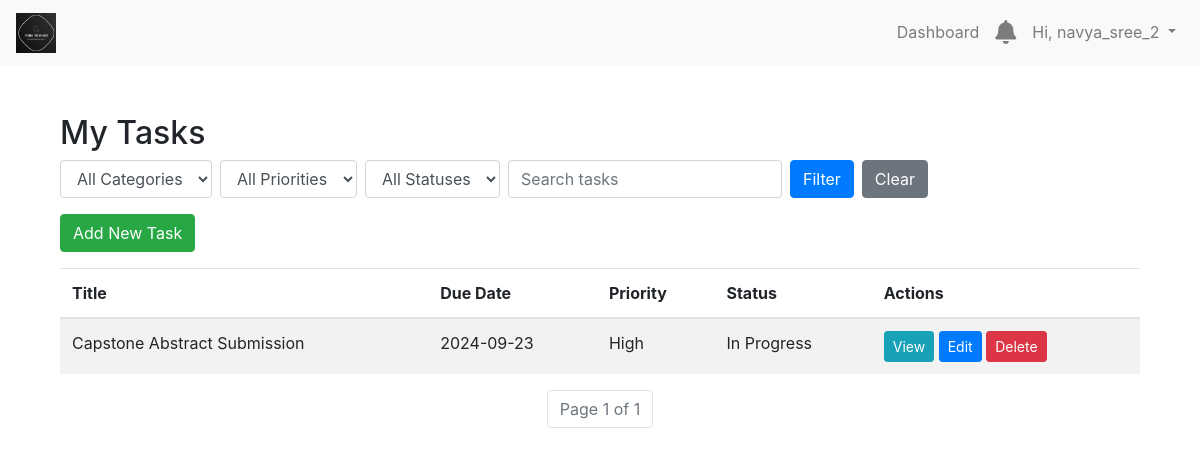
The page /tasks/ (signed in) on the database as committed earlier.
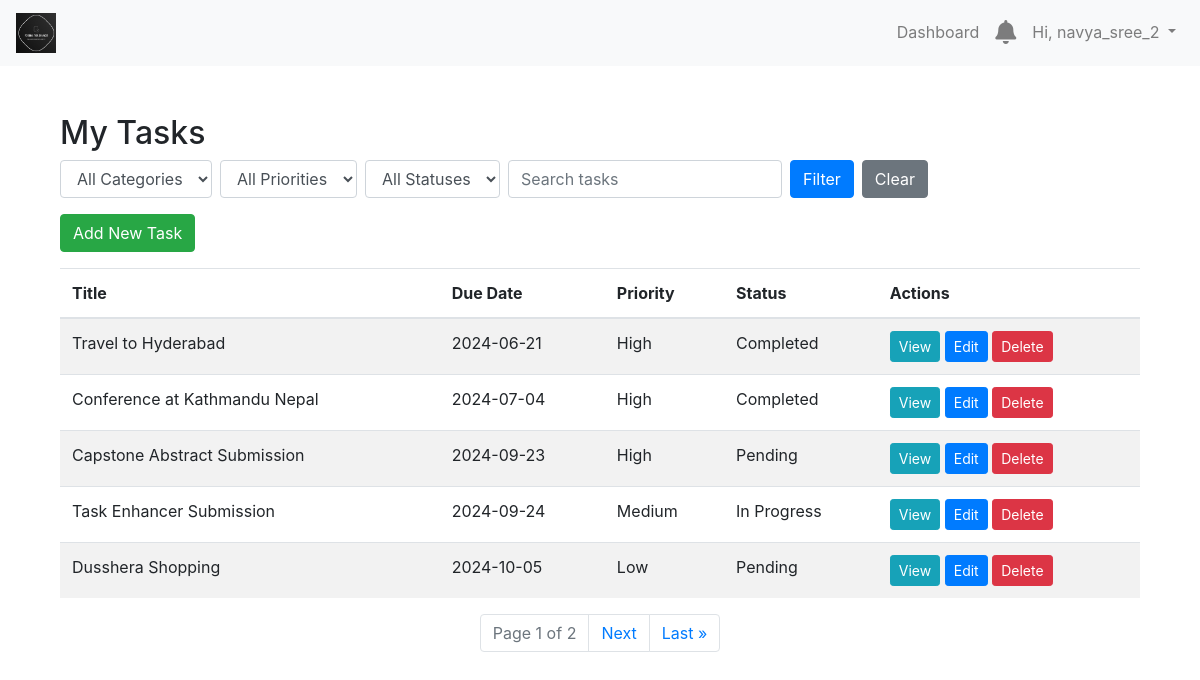
The same page on the database as committed later.
### tasks/models.py (models this page shows, shortened)
class Task(models.Model):
    PRIORITY_CHOICES = [
        ('L', 'Low'),
        ('M', 'Medium'),
        ('H', 'High'),
    ]
    STATUS_CHOICES = [
        ('P', 'Pending'),
        ('IP', 'In Progress'),
        ('C', 'Completed'),
    ]
    user = models.ForeignKey(User, on_delete=models.CASCADE)
    title = models.CharField(max_length=200)
    description = models.TextField(blank=True)
    due_date = models.DateField(null=True, blank=True)
    priority = models.CharField(max_length=1, choices=PRIORITY_CHOICES, default='M')
    status = models.CharField(max_length=2, choices=STATUS_CHOICES, default='P')
    category = models.ForeignKey(Category, null=True, on_delete=models.SET_NULL)
    created_at = models.DateTimeField(auto_now_add=True)
    is_completed = models.BooleanField(default=False)

### tasks/views.py (the view)
# urls.py: path('tasks/', views.task_list, name='task_list'),
@login_required
def task_list(request):
    category_id = request.GET.get('category', None)
    priority = request.GET.get('priority', None)
    status = request.GET.get('status', None)
    tasks = Task.objects.filter(user=request.user).order_by('due_date')
    if category_id:
        tasks = tasks.filter(category_id=category_id)
    if priority:
        tasks = tasks.filter(priority=priority)
    if status:
        tasks = tasks.filter(status=status)
    paginator = Paginator(tasks, 5)
    page = request.GET.get('page', 1)
    try:
        tasks = paginator.page(page)
    except PageNotAnInteger:
        tasks = paginator.page(1)
    except EmptyPage:
        tasks = paginator.page(paginator.num_pages)
    categories = Category.objects.all()
    return render(request, 'tasks/task_list.html', {
        'tasks': tasks,
        'categories': categories,
    })

### tasks/templates/tasks/task_list.html (shortened to what this page needs)
{% extends 'base.html' %}
{% block content %}
<div class="container mt-5">
    <h2>My Tasks</h2>
    <form method="GET" class="form-inline mb-3">
        <select name="category" class="form-control mr-2">
            <option value="">All Categories</option>
        </select>
        <select name="priority" class="form-control mr-2">
            <option value="">All Priorities</option>
        </select>
        <select name="status" class="form-control mr-2">
            <option value="">All Statuses</option>
        </select>
        <input type="text" name="q" class="form-control mr-2" placeholder="Search tasks" value="{{ search_query|default:'' }}">
        <button type="submit" class="btn btn-primary">Filter</button>
        <a href="{% url 'task_list' %}" class="btn btn-secondary ml-2">Clear</a>
    </form>
    <a href="{% url 'task_create' %}" class="btn btn-success mb-3">Add New Task</a>
    {% if tasks %}
        <table class="table table-striped">
            <thead>
                <tr>
                    <th>Title</th>
                    <th>Due Date</th>
                    <th>Priority</th>
                    <th>Status</th>
                    <th>Actions</th>
                </tr>
            </thead>
            <tbody>
                {% for task in tasks %}
                <tr>
                    <td>{{ task.title }}</td>
                    <td>{{ task.due_date|date:"Y-m-d" }}</td>
                    <td>{{ task.get_priority_display }}</td>
                    <td>{{ task.get_status_display }}</td>
                    <td>
                        <a href="{% url 'task_detail' task.pk %}" class="btn btn-info btn-sm">View</a>
                        <a href="{% url 'task_update' task.pk %}" class="btn btn-primary btn-sm">Edit</a>
                        <a href="{% url 'task_delete' task.pk %}" class="btn btn-danger btn-sm">Delete</a>
                    </td>
                </tr>
                {% endfor %}
            </tbody>
        </table>
        <nav aria-label="Page navigation example">
            <ul class="pagination justify-content-center">
                <li class="page-item disabled">
                    <a class="page-link" href="#">Page {{ tasks.number }} of {{ tasks.paginator.num_pages }}</a>
                </li>
                {% if tasks.has_next %}
                    <li class="page-item">
                        <a class="page-link" href="?page={{ tasks.next_page_number }}">Next</a>
                    </li>
                    <li class="page-item">
                        <a class="page-link" href="?page={{ tasks.paginator.num_pages }}">Last &raquo;</a>
                    </li>
                {% endif %}
            </ul>
        </nav>
    {% else %}
        <p>You have no tasks.</p>
    {% endif %}
</div>
{% endblock %}

### tasks/templates/base.html (shortened to what this page needs)
{% load static %}
<!DOCTYPE html>
<html lang="en">
<head>
    <link href="https://stackpath.bootstrapcdn.com/bootstrap/4.5.2/css/bootstrap.min.css" rel="stylesheet">
        <link href="https://cdnjs.cloudflare.com/ajax/libs/font-awesome/5.15.4/css/all.min.css" rel="stylesheet">
</head>
<body>
    <nav class="navbar navbar-expand-lg navbar-light bg-light">
        <a class="navbar-brand" href="{% url 'dashboard' %}">
            <img src="{% static 'tasks/images/logo.png' %}" alt="Logo" width="40" height="40" class="d-inline-block align-top">
        </a>
        <div class="collapse navbar-collapse" id="navbarNav">
            <ul class="navbar-nav ml-auto">
                {% if user.is_authenticated %}
                    <li class="nav-item">
                        <a class="nav-link" href="{% url 'dashboard' %}">Dashboard</a>
                    </li>
<li class="nav-item">
    <a class="nav-link" href="{% url 'notifications' %}">
        <i class="fas fa-bell" style="position: relative; font-size: 24px;"></i>
    </a>
</li>
                    <li class="nav-item dropdown">
                        <a class="nav-link dropdown-toggle" href="#" id="navbarDropdown" role="button" data-toggle="dropdown" aria-haspopup="true" aria-expanded="false">
                            Hi, {{ user.username }}
                        </a>
                    </li>
                {% endif %}
            </ul>
        </div>
    </nav>
    <div class="container mt-3">
        {% block content %}
        {% endblock %}
    </div>
</body>
</html>

Rows that differ between the two databases and show on the page:
added Task: title "Travel to Hyderabad", due_date "2024-06-21", priority "High", status "Completed"
added Task: title "Conference at Kathmandu Nepal", due_date "2024-07-04", priority "High", status "Completed"
changed Task "Capstone Abstract Submission": status "In Progress" → "Pending"
added Task: title "Task Enhancer Submission", due_date "2024-09-24", priority "Medium", status "In Progress"
added Task: title "Dusshera Shopping", due_date "2024-10-05", priority "Low", status "Pending"
Other text that changed with them:
{{ tasks.paginator.num_pages }}: "1" → "2"
text now shown: "Next Last »"
